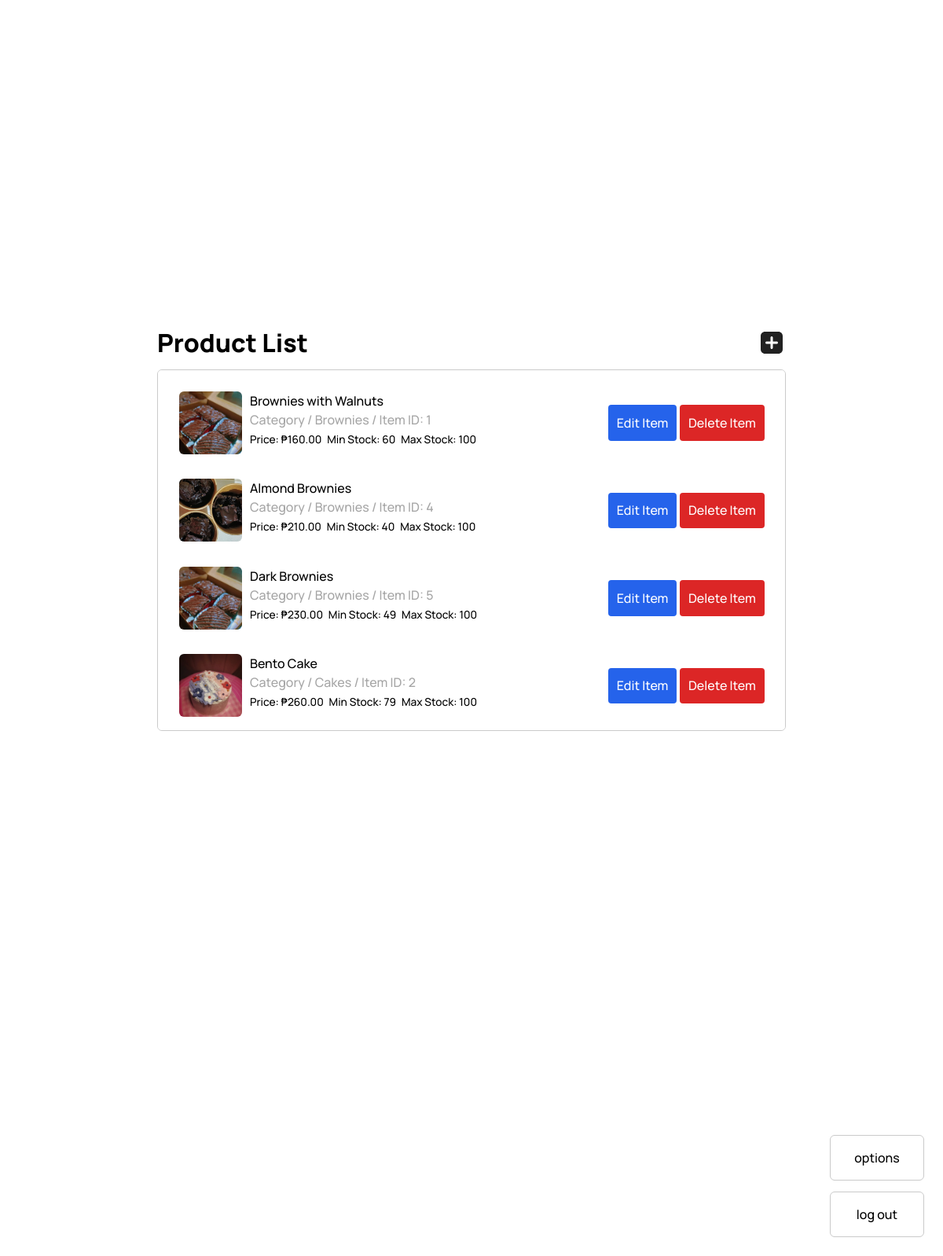
/views/adminpanel/pages/product-manage.php?trv_product_id=2 (signed in), run on the app's committed database.
### tables this page shows
CREATE TABLE `treiven_products` (
  `trv_product_id` int(11) NOT NULL,
  `trv_category_id` int(11) DEFAULT NULL,
  `trv_product_name` varchar(255) DEFAULT NULL,
  `trv_product_info` varchar(4000) DEFAULT NULL,
  `trv_product_price` decimal(10,2) DEFAULT NULL,
  `trv_product_second_price` decimal(10,2) DEFAULT NULL,
  `trv_minimum_stock` int(11) DEFAULT NULL,
  `trv_product_qty_stock` enum('Yes','No') DEFAULT NULL,
  `trv_product_image` longblob DEFAULT NULL,
  `trv_category_name` enum('Brownies','Cakes','Cookies','Specials') DEFAULT NULL,
  `trv_maximum_stock` int(11) DEFAULT NULL
);

CREATE TABLE `treiven_category` (
  `trv_category_id` int(11) NOT NULL,
  `trv_category_name` enum('Brownies','Cakes','Cookies','Specials') DEFAULT NULL,
  `trv_category_info` varchar(4000) DEFAULT NULL
);

### views/adminpanel/pages/product-manage.php (the view, shortened to what this page needs)
<?php
$mysql_hostname = "localhost";
$mysql_username = "root";
$mysql_password = "";
$mysql_database = "im101-pastry";
$conn = mysqli_connect($mysql_hostname, $mysql_username, $mysql_password, $mysql_database);
$query = "SELECT p.trv_product_id, p.trv_product_image, p.trv_product_name, c.trv_category_name, p.trv_product_price, p.trv_minimum_stock, p.trv_maximum_stock FROM treiven_products p INNER JOIN treiven_category c ON p.trv_category_id = c.trv_category_id";
$result = mysqli_query($conn, $query);
$products = [];
if ($result) {
    while ($row = mysqli_fetch_assoc($result)) {
        $products[] = $row;
    }
}
?>
<!DOCTYPE html>
<html lang="en">
<head>
    <link rel="stylesheet" href="../../../views/modules/index.css" />
</head>
<body>
    <main class="product-manage-page">
        <div class="product-manage-wrapper">
            <header class="manage-head">
                <div class="left-head">
                    <span>Product List</span>
                </div>
                <div class="right-head">
                </div>
            </header>
            <section class="product-items-wrapper">
                <?php foreach ($products as $product) : ?>
                    <div class="product-item">
                        <div class="product-left-side">
                            <div class="product-hero">
                                <img src="./uploads/<?= $product['trv_product_image'] ?>" alt="" />
                            </div>
                            <div class="product-first-detail">
                                <span><?= $product['trv_product_name'] ?></span>
                                <p style="color: #A6A6A6;">Category / <?= $product['trv_category_name'] ?> / Item ID: <?= $product['trv_product_id'] ?></p>
                                <div class="product-flex">
                                    <p>Price: ₱<?= $product['trv_product_price'] ?></p>
                                    <p>Min Stock: <?= $product['trv_minimum_stock'] ?></p>
                                    <p>Max Stock: <?= $product['trv_maximum_stock'] ?></p>
                                </div>
                            </div>
                        </div>
                        <div class="product-right-side">
                            <button class="edit-item">
                                Edit Item
                            </button>
                            <button class="delete-item" data-product-id="<?= $product['trv_product_id'] ?>">
                                Delete Item
                            </button>
                        </div>
                    </div>
                <?php endforeach; ?>
            </section>
            <div class="admin-session-wrapper">
                <a class="admin-session admin-option" href="../index.php">
                    options
                </a>
                <a class="admin-session" href="../../client/login/index.php">
                    log out
                </a>
            </div>
        </div>
    </main>
</body>
</html>

### views/modules/index.css (style rules this page uses)
* { margin: 0; }
*, *::before, *::after { box-sizing: border-box; }
html, body { isolation: isolate; height: 100%; }
body { line-height: 1.5; -webkit-font-smoothing: antialiased; font-family: "Manrope", sans-serif; font-weight: 500; }
a, button { text-decoration: none; cursor: pointer; }
img, picture, video, canvas, svg { display: block; max-width: 100%; }
input, button, textarea, select { font: inherit; }
p, h1, h2, h3, h4, h5, h6 { overflow-wrap: break-word; }

### views/modules/admin/Landing.module.css (style rules this page uses)
.admin-session-wrapper { position: absolute; bottom: 24px; right: 24px; z-index: 99; display: flex; flex-direction: column; }
.admin-session { border: 1px solid #cacaca; padding: 1em; background: white; border-radius: 6px; color: #000; overflow: hidden; user-select: none; cursor: pointer; text-align: center; width: 120px; }
.admin-option { margin-bottom: 0.857em; }

### views/modules/admin/ProductManage.module.css (style rules this page uses)
.product-manage-page { padding: 2em; }
.product-manage-wrapper { display: flex; align-items: center; justify-content: center; flex-direction: column; margin: 0 auto; max-width: 800px; height: 80vh; }
.manage-head { display: flex; justify-content: space-between; align-items: center; width: 100%; flex-direction: row; margin-bottom: 0.657em; }
.manage-head svg { width: 36px; }
.right-head { cursor: pointer; }
.product-items-wrapper { border: 1px solid #cacaca; background: white; padding: 1em; width: 100%; height: 460px; border-radius: 6px; overflow: auto; position: relative; }
.left-head { font-size: 2em; font-weight: 800; }
.product-hero { width: 80px; height: 80px; border-radius: 6px; overflow: hidden; margin-right: 0.657em; }
.product-hero img { width: 100%; height: 100%; object-fit: cover; }
.product-item { display: flex; align-items: center; justify-content: space-between; flex-direction: row; border-radius: 6px; padding: 0.657em; margin-bottom: 0.657em; user-select: none; }
.product-left-side { display: flex; align-items: flex-start; }
.product-right-side { display: flex; align-items: center; flex-direction: row; }
.edit-item, .delete-item, .view-item { border: none; appearance: none; padding: 0.667em; border-radius: 4px; color: white; }
.edit-item { background: #2563eb; margin-right: 0.257em; }
.delete-item { background: #dc2626; }
.product-flex { display: inline-flex; align-items: center; flex-direction: row; font-size: 0.857em; }
.product-flex p:nth-child(1), .product-flex p:nth-child(2) { margin-right: 0.5em; }

### data on the page
treiven_products: trv_product_image (picture), trv_product_name "Brownies with Walnuts", trv_category.trv_category_name "Brownies", trv_product_id "1", trv_product_price "160.00", trv_minimum_stock "60", trv_maximum_stock "100"
treiven_products: trv_product_image (picture), trv_product_name "Almond Brownies", trv_category.trv_category_name "Brownies", trv_product_id "4", trv_product_price "210.00", trv_minimum_stock "40", trv_maximum_stock "100"
treiven_products: trv_product_image (picture), trv_product_name "Dark Brownies", trv_category.trv_category_name "Brownies", trv_product_id "5", trv_product_price "230.00", trv_minimum_stock "49", trv_maximum_stock "100"
treiven_products: trv_product_image (picture), trv_product_name "Bento Cake", trv_category.trv_category_name "Cakes", trv_product_id "2", trv_product_price "260.00", trv_minimum_stock "79", trv_maximum_stock "100"
